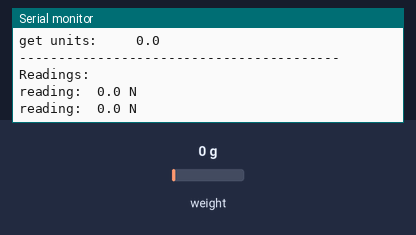
Simulated run of this sketch. Board: Arduino Uno, built with avr-gcc and run on an emulated ATmega328P. Shown: the last lines printed to the serial monitor. Inputs (shaded band) come from the test bench; at power-on: weight on the scale 0 g.

Above: at 8.5 s.
8.6 s: weight on the scale set to 100 g
At 9.9 s:
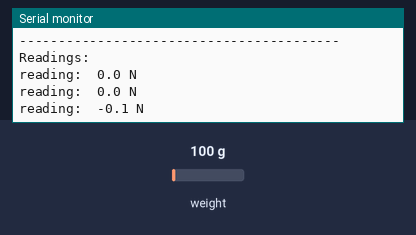
10.1 s: weight on the scale set to 1250 g
At 11.4 s:
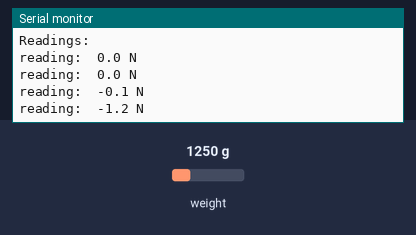
Timing chart, 0 to 13.1 s (numbered marks = the images above; inputs shaded):
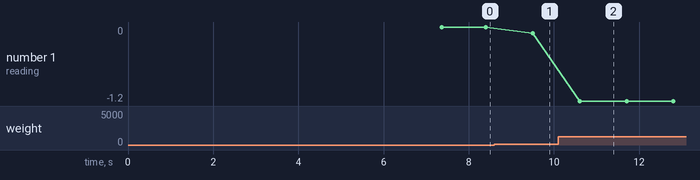

The sketch:

read_single.ino
```cpp
#include "HX711.h"

// HX711 circuit wiring
const int LOADCELL_DOUT_PIN = A0;
const int LOADCELL_SCK_PIN = A1;

HX711 load_cell;

void setup() {
  Serial.begin(9600);
  Serial.println("Read from load cell");
  Serial.println("Initializing the load cell");

  // Initialize library with data output pin, clock input pin and gain factor.
  // Channel selection is made by passing the appropriate gain:
  // - With a gain factor of 64 or 128, channel A is selected
  // - With a gain factor of 32, channel B is selected
  // By omitting the gain factor parameter, the library
  // default "128" (Channel A) is used here.
  load_cell.begin(LOADCELL_DOUT_PIN, LOADCELL_SCK_PIN);
  load_cell.set_gain(128); // use channel A
  Serial.println("-----------------------------------------");
  Serial.println("Before setting up the load cell:");
  Serial.print("read: \t\t");
  Serial.println(load_cell.read());             // print a raw reading from the ADC

  Serial.print("read average: \t\t");
  Serial.println(load_cell.read_average(20));   // print the average of 20 readings from the ADC

  Serial.print("get value: \t\t");
  Serial.println(load_cell.get_value(5));       // print the average of 5 readings from the ADC minus the tare weight (not set yet)

  Serial.print("get units: \t\t");
  Serial.println(load_cell.get_units(5), 1);    // print the average of 5 readings from the ADC minus tare weight (not set) divided
                                                // by the SCALE parameter (not set yet)

  load_cell.set_scale(5262.57);                 // this value is obtained by calibrating the scale with known weights; see the README for details
  load_cell.tare();                             // reset the scale to 0

  Serial.println("-----------------------------------------");

  Serial.println("After setting up the left load cell:");

  Serial.print("read: \t\t");
  Serial.println(load_cell.read());                 // print a raw reading from the ADC

  Serial.print("read average: \t\t");
  Serial.println(load_cell.read_average(20));       // print the average of 20 readings from the ADC

  Serial.print("get value: \t\t");
  Serial.println(load_cell.get_value(5));   // print the average of 5 readings from the ADC minus the tare weight, set with tare()

  Serial.print("get units: \t\t");
  Serial.println(load_cell.get_units(5), 1);        // print the average of 5 readings from the ADC minus tare weight, divided
            // by the SCALE parameter set with set_scale
  Serial.println("-----------------------------------------");
  Serial.println("Readings:");
}

void loop() {
  Serial.print("reading:\t");
  Serial.print(-(load_cell.get_units()), 1);
  Serial.println(" N");
  //load_cell.power_down(); // put the ADC in sleep mode
  delay(1000);
  //load_cell.power_up();
}
```

Measured:
- after the input at 8.6 s, the serial monitor: prints a new line after 0.90 s (image 1)
- after the input at 10.1 s, the serial monitor: prints a new line after 0.51 s (image 2)
- plotted number 1: 0 → -0.1 after the input at 8.6 s, -0.1 → -1.2 after the input at 10.1 s
